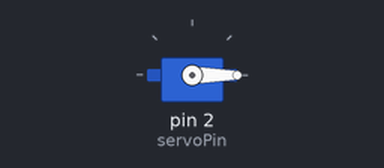
A sketch run on a simulated Arduino Uno, built with avr-gcc and run on an emulated ATmega328P. Shown: servo.

Above: at 0.05 s.
Timing chart, 0 to 3.0 s (numbered marks = the images above):
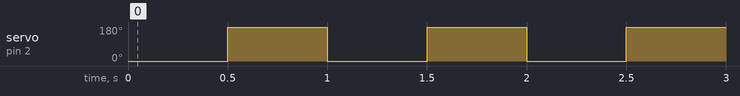

Measured:
- by itself, servo on pin 2 (servoPin): alternates 180° for 0.50 s and 0° for 0.50 s

The sketch:

_servermotor_02.ino
```cpp
#include <Servo.h>
Servo myServo;
int servoPin = 2;


void setup() {
  // put your setup code here, to run once:
  myServo.attach(servoPin);
}

void loop() {
  // put your main code here, to run repeatedly:
   myServo.write(0);
   delay(500);
    myServo.write(180);
    delay(500);

}
```
